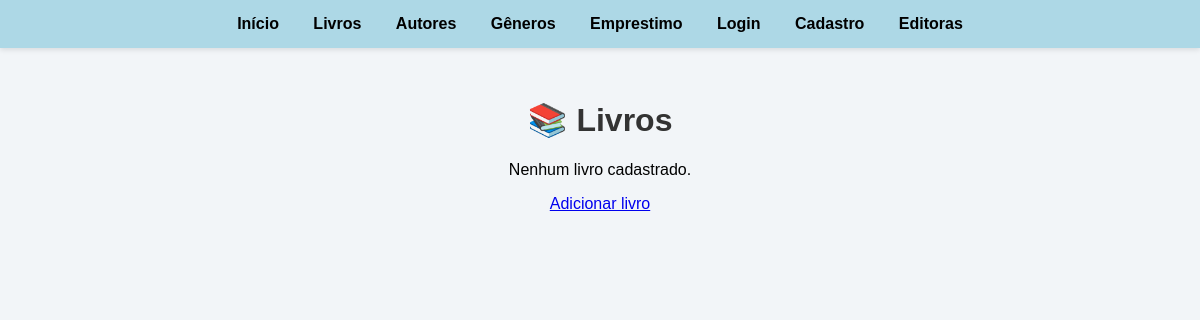
The page /livros (signed in) on the database as committed earlier.
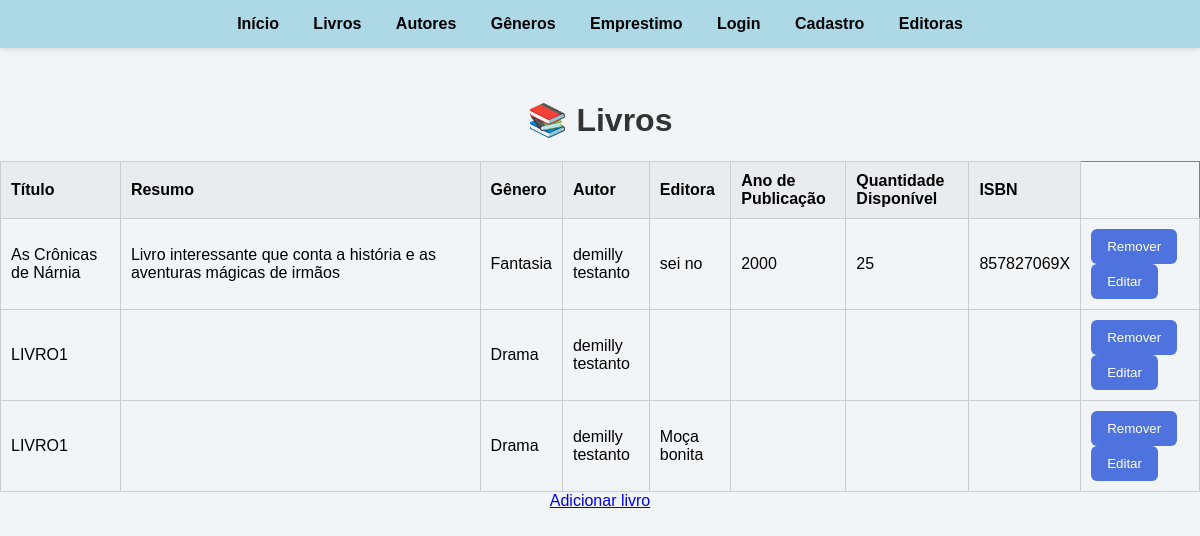
The same page on the database as committed later.
### tables this page shows
CREATE TABLE livros (
    id_livro INTEGER PRIMARY KEY AUTOINCREMENT,
    autor_id INTEGER NOT NULL,
    titulo VARCHAR(255) NOT NULL,
    isbn VARCHAR(13) NOT NULL,
    ano_publicacao INTEGER NOT NULL,
    genero_id INTEGER NOT NULL,
    editora_id INTEGER NOT NULL,
    quantidade_disponivel INTEGER NOT NULL,
    resumo TEXT,
    FOREIGN KEY (autor_id) REFERENCES autores(id_autor) ON DELETE RESTRICT,
    FOREIGN KEY (genero_id) REFERENCES generos(id_genero),
    FOREIGN KEY (editora_id) REFERENCES editoras(id_editora)
);

CREATE TABLE generos (
    id_genero INTEGER PRIMARY KEY AUTOINCREMENT,
    nome_genero VARCHAR(255) NOT NULL
);

CREATE TABLE autores (
    id_autor INTEGER PRIMARY KEY AUTOINCREMENT,
    nome_autor VARCHAR(255) NOT NULL,
    nacionalidade VARCHAR(255),
    data_nascimento DATE,
    biografia TEXT
);

CREATE TABLE editoras (
    id_editora INTEGER PRIMARY KEY AUTOINCREMENT,
    nome_editora VARCHAR(255) NOT NULL,
    endereco_editora TEXT
);

### app.py (the view)
@app.route('/livros', methods=["GET", "POST"])
@login_required
def livros():
    conexao = obter_conexao()
    sql = """
        SELECT
            livros.id_livro,
            livros.titulo,
            autores.nome_autor AS autor,
            generos.nome_genero AS genero,
            editoras.nome_editora AS editora,
            livros.isbn,
            livros.ano_publicacao,
            livros.quantidade_disponivel,
            livros.resumo
        FROM livros
        LEFT JOIN autores ON livros.autor_id = autores.id_autor
        LEFT JOIN generos ON livros.genero_id = generos.id_genero
        LEFT JOIN editoras ON livros.editora_id = editoras.id_editora
        ORDER BY livros.titulo
    """
    livros = conexao.execute(sql).fetchall()
    conexao.close()
    return render_template('livros.html', livros=livros)

### app.py (called while the page is built)
@login_manager.user_loader
def load_user(user_id):
    return User.achar_email(user_id)

### database.py (called while the page is built)
def obter_conexao():
    conexao = sqlite3.connect('livros.db')
    conexao.execute("PRAGMA foreign_keys = ON")
    conexao.row_factory = sqlite3.Row
    return conexao

### modelos/__init__.py (called while the page is built)
    @classmethod
    def achar_email(cls, email):
        conexao = obter_conexao()
        sql = "SELECT * FROM usuarios WHERE email = ?"
        resultado = conexao.execute(sql, (email,)).fetchone()
        if resultado:
            return User(
                email=resultado['email'],
                nome=resultado['nome_usuario'],
                senha=resultado['senha_usuario'],
                numero_telefone=resultado['numero_telefone'],
                data_inscricao=resultado['data_inscricao']
            )
        return None

### templates/livros.html (shortened to what this page needs)
{% extends 'base.html'%}
{% block conteudo %}
    <h1>📚 Livros</h1>
    {% if livros %}
    <table border="1">
        <tr>
            <th>Título</th>
            <th>Resumo</th>
            <th>Gênero</th>
            <th>Autor</th>
            <th>Editora</th>
            <th>Ano de Publicação</th>
            <th>Quantidade Disponível</th>
            <th>ISBN</th>
        </tr>
        {% for livro in livros %}
        <tr>
            <td style="width: 10%;">{{ livro.titulo }}</td>
            <td style="width: 30%;">{{ livro.resumo }}</td>
            <td>{{ livro.genero }}</td>
            <td>{{ livro.autor }}</td>
            <td>{{ livro.editora }}</td>
            <td>{{ livro.ano_publicacao }}</td>
            <td>{{ livro.quantidade_disponivel }}</td>
            <td>{{ livro.isbn }}</td>
            <td>
                <a>
                    <form action="{{ url_for('remover_livro') }}" method="post" style="display:inline;">
                    <button type="submit">Remover</button>
                    </form>
                </a>
                <a href="{{ url_for('editar_livro', id=livro.id_livro) }}"><button type="button">Editar</button></a>
            </td>
        </tr>
        {% endfor %}
    </table>
    {% else %}
        <p>Nenhum livro cadastrado.</p>
    {% endif %}
    <a href="{{url_for('criar_livro')}}">Adicionar livro</a>
{% endblock %}

### templates/base.html (shortened to what this page needs)
<!DOCTYPE html>
<html lang="en">
<head>
    <link rel="stylesheet" href="{{ url_for('static', filename='style.css')}}">
</head>
<body>
    {% include 'componentes/menu.html' %}
    {% block conteudo %}
    {% endblock %}
</body>
</html>

### templates/componentes/menu.html
<nav>
    <div class="links">
        <a href="{{ url_for('index') }}">Início</a>
        <a href="{{ url_for('livros') }}">Livros</a>
        <a href="{{ url_for('autores') }}">Autores</a>
        <a href="{{ url_for('generos') }}">Gêneros</a>
        <a href="{{ url_for('emprestimo') }}">Emprestimo</a>
        <a href="{{ url_for('login') }}">Login</a>
        <a href="{{ url_for('cadastro') }}">Cadastro</a>
        <a href="{{ url_for('editoras')}}">Editoras</a>
    </div>
</nav>

### static/style.css (style rules this page uses)
nav { background-color: #add8e6; padding: 15px 0; text-align: center; box-shadow: 0 2px 5px rgba(0, 0, 0, 0.1); position: fixed; top: 0; left: 0; width: 100%; z-index: 1000; }
nav a { color: #000; text-decoration: none; margin: 0 15px; font-weight: bold; font-family: Arial, sans-serif; transition: 0.2s; }
body { background-color: #f2f5f8; margin: 0; font-family: Arial, sans-serif; text-align: center; padding-top: 80px; }
h1 { color: #333; }
table { width: 100%; border-collapse: collapse; margin-top: 20px; }
table th, table td { border: 1px solid #ccc; padding: 10px; text-align: left; }
table th { background-color: #e9ecef; }
button { background-color: #4e73df; color: white; border: none; padding: 10px 16px; border-radius: 6px; cursor: pointer; transition: background-color 0.3s; }

Rows that differ between the two databases and show on the page:
added livros: titulo "As Crônicas de Nárnia", resumo "Livro interessante que conta a história e as aventuras mágicas de irmãos", genero "Fantasia", autor "demilly testanto", editora "sei no", ano_publicacao "2000", quantidade_disponivel "25", isbn "857827069X"
added livros: titulo "LIVRO1", genero "Drama", autor "demilly testanto"
added livros: titulo "LIVRO1", genero "Drama", autor "demilly testanto", editora "Moça bonita"
Other text that changed with them:
text no longer shown: "Nenhum livro cadastrado."
text now shown: "Título Resumo Gênero Autor Editora Ano de Publicação Quantidade Disponível ISBN"
